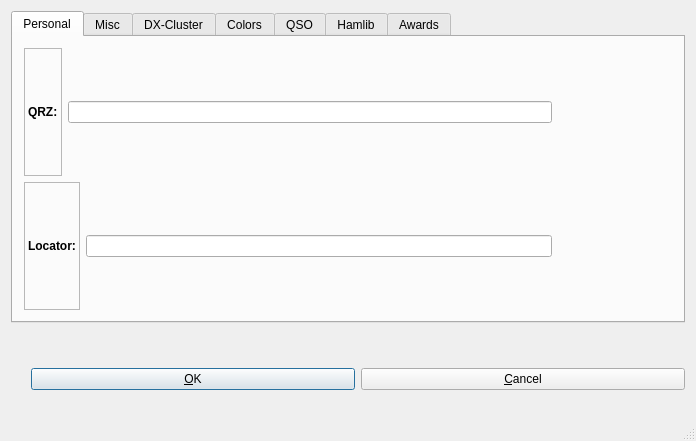
<?xml version="1.0" encoding="UTF-8"?>
<ui version="4.0">
 <class>setup</class>
 <widget class="QDialog" name="setup">
  <property name="geometry">
   <rect>
    <x>0</x>
    <y>0</y>
    <width>696</width>
    <height>441</height>
   </rect>
  </property>
  <property name="windowTitle">
   <string>KLog setup</string>
  </property>
  <property name="sizeGripEnabled">
   <bool>true</bool>
  </property>
  <layout class="QGridLayout">
   <item row="1" column="0">
    <layout class="QHBoxLayout">
     <property name="spacing">
      <number>6</number>
     </property>
     <property name="margin">
      <number>0</number>
     </property>
     <item>
      <spacer name="Qt::Horizontal Spacing2">
       <property name="orientation">
        <enum>Qt::Vertical</enum>
       </property>
       <property name="sizeType">
        <enum>QSizePolicy::Expanding</enum>
       </property>
       <property name="sizeHint" stdset="0">
        <size>
         <width>20</width>
         <height>20</height>
        </size>
       </property>
      </spacer>
     </item>
     <item>
      <widget class="QPushButton" name="buttonOk">
       <property name="text">
        <string>&amp;OK</string>
       </property>
       <property name="shortcut">
        <string/>
       </property>
       <property name="autoDefault">
        <bool>true</bool>
       </property>
       <property name="default">
        <bool>true</bool>
       </property>
      </widget>
     </item>
     <item>
      <widget class="QPushButton" name="buttonCancel">
       <property name="text">
        <string>&amp;Cancel</string>
       </property>
       <property name="shortcut">
        <string/>
       </property>
       <property name="autoDefault">
        <bool>true</bool>
       </property>
      </widget>
     </item>
    </layout>
   </item>
   <item row="0" column="0">
    <widget class="QTabWidget" name="tabWidget2">
     <property name="focusPolicy">
      <enum>Qt::NoFocus</enum>
     </property>
     <property name="currentIndex">
      <number>0</number>
     </property>
     <widget class="QWidget" name="tabPersonal">
      <attribute name="title">
       <string>Personal</string>
      </attribute>
      <layout class="QGridLayout">
       <item row="0" column="0">
        <layout class="QHBoxLayout">
         <item>
          <widget class="QLabel" name="textLabel1">
           <property name="frameShape">
            <enum>QFrame::StyledPanel</enum>
           </property>
           <property name="text">
            <string>&lt;b&gt;QRZ:&lt;/b&gt;</string>
           </property>
           <property name="wordWrap">
            <bool>false</bool>
           </property>
          </widget>
         </item>
         <item>
          <widget class="QLineEdit" name="MyCallkLineEdit"/>
         </item>
         <item>
          <spacer name="spacer2">
           <property name="orientation">
            <enum>Qt::Vertical</enum>
           </property>
           <property name="sizeType">
            <enum>QSizePolicy::Expanding</enum>
           </property>
           <property name="sizeHint" stdset="0">
            <size>
             <width>120</width>
             <height>20</height>
            </size>
           </property>
          </spacer>
         </item>
        </layout>
       </item>
       <item row="1" column="0">
        <layout class="QHBoxLayout">
         <item>
          <widget class="QLabel" name="textLabel2">
           <property name="frameShape">
            <enum>QFrame::StyledPanel</enum>
           </property>
           <property name="text">
            <string>&lt;b&gt;Locator:&lt;/b&gt;</string>
           </property>
           <property name="wordWrap">
            <bool>false</bool>
           </property>
          </widget>
         </item>
         <item>
          <widget class="QLineEdit" name="MyLocatorkLineEdit"/>
         </item>
         <item>
          <spacer name="spacer3">
           <property name="orientation">
            <enum>Qt::Vertical</enum>
           </property>
           <property name="sizeType">
            <enum>QSizePolicy::Expanding</enum>
           </property>
           <property name="sizeHint" stdset="0">
            <size>
             <width>120</width>
             <height>20</height>
            </size>
           </property>
          </spacer>
         </item>
        </layout>
       </item>
      </layout>
     </widget>
     <widget class="QWidget" name="tab">
      <attribute name="title">
       <string>Misc</string>
      </attribute>
      <layout class="QGridLayout" name="gridLayout_5">
       <item row="0" column="0">
        <widget class="QCheckBox" name="checkBoxProgressDialog">
         <property name="font">
          <font>
           <weight>75</weight>
           <bold>true</bold>
          </font>
         </property>
         <property name="toolTip">
          <string>Shows a progress bar but makes the log reading slower</string>
         </property>
         <property name="text">
          <string>Show progress dialog when reading log file</string>
         </property>
         <property name="checked">
          <bool>true</bool>
         </property>
        </widget>
       </item>
       <item row="0" column="1" rowspan="2">
        <widget class="QCheckBox" name="lastFilecheckBox">
         <property name="font">
          <font>
           <weight>75</weight>
           <bold>true</bold>
          </font>
         </property>
         <property name="text">
          <string>Open this file when starting:</string>
         </property>
        </widget>
       </item>
       <item row="1" column="0">
        <widget class="QCheckBox" name="UTCcheckBox">
         <property name="font">
          <font>
           <weight>75</weight>
           <bold>true</bold>
          </font>
         </property>
         <property name="focusPolicy">
          <enum>Qt::NoFocus</enum>
         </property>
         <property name="toolTip">
          <string>If checked the time will be UTC</string>
         </property>
         <property name="text">
          <string>Time in UTC</string>
         </property>
         <property name="checked">
          <bool>true</bool>
         </property>
         <property name="tristate">
          <bool>false</bool>
         </property>
        </widget>
       </item>
       <item row="2" column="1">
        <layout class="QHBoxLayout">
         <item>
          <widget class="QLineEdit" name="filenamekLineEdit">
           <property name="enabled">
            <bool>false</bool>
           </property>
          </widget>
         </item>
         <item>
          <widget class="QPushButton" name="searchFilekPushButton">
           <property name="enabled">
            <bool>false</bool>
           </property>
           <property name="text">
            <string/>
           </property>
          </widget>
         </item>
        </layout>
       </item>
       <item row="3" column="0">
        <layout class="QHBoxLayout">
         <item>
          <widget class="QLabel" name="textLabel1_4">
           <property name="frameShape">
            <enum>QFrame::StyledPanel</enum>
           </property>
           <property name="text">
            <string>&lt;b&gt;Power:&lt;/b&gt;</string>
           </property>
           <property name="wordWrap">
            <bool>false</bool>
           </property>
          </widget>
         </item>
         <item>
          <spacer name="Qt::Horizontal Spacing2_2">
           <property name="orientation">
            <enum>Qt::Vertical</enum>
           </property>
           <property name="sizeType">
            <enum>QSizePolicy::Expanding</enum>
           </property>
           <property name="sizeHint" stdset="0">
            <size>
             <width>120</width>
             <height>30</height>
            </size>
           </property>
          </spacer>
         </item>
         <item>
          <widget class="QSpinBox" name="powerkIntNumInput">
           <property name="maximum">
            <number>10000</number>
           </property>
          </widget>
         </item>
        </layout>
       </item>
       <item row="4" column="0">
        <layout class="QHBoxLayout">
         <item>
          <widget class="QLabel" name="textLabel1_5">
           <property name="frameShape">
            <enum>QFrame::StyledPanel</enum>
           </property>
           <property name="text">
            <string>&lt;b&gt;Band:&lt;/b&gt;</string>
           </property>
           <property name="wordWrap">
            <bool>false</bool>
           </property>
          </widget>
         </item>
         <item>
          <spacer name="Qt::Horizontal Spacing2_2_2">
           <property name="orientation">
            <enum>Qt::Vertical</enum>
           </property>
           <property name="sizeType">
            <enum>QSizePolicy::Expanding</enum>
           </property>
           <property name="sizeHint" stdset="0">
            <size>
             <width>150</width>
             <height>30</height>
            </size>
           </property>
          </spacer>
         </item>
         <item>
          <widget class="QComboBox" name="bandkComboBox">
           <item>
            <property name="text">
             <string>160M</string>
            </property>
           </item>
           <item>
            <property name="text">
             <string>80M</string>
            </property>
           </item>
           <item>
            <property name="text">
             <string>60M</string>
            </property>
           </item>
           <item>
            <property name="text">
             <string>40M</string>
            </property>
           </item>
           <item>
            <property name="text">
             <string>30M</string>
            </property>
           </item>
           <item>
            <property name="text">
             <string>20M</string>
            </property>
           </item>
           <item>
            <property name="text">
             <string>17M</string>
            </property>
           </item>
           <item>
            <property name="text">
             <string>15M</string>
            </property>
           </item>
           <item>
            <property name="text">
             <string>12M</string>
            </property>
           </item>
           <item>
            <property name="text">
             <string>10M</string>
            </property>
           </item>
           <item>
            <property name="text">
             <string>6M</string>
            </property>
           </item>
           <item>
            <property name="text">
             <string>2M</string>
            </property>
           </item>
           <item>
            <property name="text">
             <string>125CM</string>
            </property>
           </item>
           <item>
            <property name="text">
             <string>70CM</string>
            </property>
           </item>
           <item>
            <property name="text">
             <string>33CM</string>
            </property>
           </item>
           <item>
            <property name="text">
             <string>23CM</string>
            </property>
           </item>
           <item>
            <property name="text">
             <string>13CM</string>
            </property>
           </item>
          </widget>
         </item>
        </layout>
       </item>
       <item row="4" column="1" rowspan="2">
        <widget class="QCheckBox" name="realTimeLogCheckBox">
         <property name="font">
          <font>
           <weight>75</weight>
           <bold>true</bold>
          </font>
         </property>
         <property name="text">
          <string>Logging in real time</string>
         </property>
         <property name="checked">
          <bool>true</bool>
         </property>
        </widget>
       </item>
       <item row="5" column="0">
        <layout class="QHBoxLayout">
         <item>
          <widget class="QLabel" name="textLabel2_4">
           <property name="frameShape">
            <enum>QFrame::StyledPanel</enum>
           </property>
           <property name="text">
            <string>&lt;b&gt;Mode:&lt;/b&gt;</string>
           </property>
           <property name="wordWrap">
            <bool>false</bool>
           </property>
          </widget>
         </item>
         <item>
          <spacer name="Qt::Horizontal Spacing2_2_2_2">
           <property name="orientation">
            <enum>Qt::Vertical</enum>
           </property>
           <property name="sizeType">
            <enum>QSizePolicy::Expanding</enum>
           </property>
           <property name="sizeHint" stdset="0">
            <size>
             <width>150</width>
             <height>30</height>
            </size>
           </property>
          </spacer>
         </item>
         <item>
          <widget class="QComboBox" name="modekComboBox">
           <item>
            <property name="text">
             <string>SSB</string>
            </property>
           </item>
           <item>
            <property name="text">
             <string>CW</string>
            </property>
           </item>
           <item>
            <property name="text">
             <string>FM</string>
            </property>
           </item>
           <item>
            <property name="text">
             <string>PSK31</string>
            </property>
           </item>
           <item>
            <property name="text">
             <string>SSTV</string>
            </property>
           </item>
           <item>
            <property name="text">
             <string>RTTY</string>
            </property>
           </item>
           <item>
            <property name="text">
             <string>MTTY</string>
            </property>
           </item>
           <item>
            <property name="text">
             <string>PKT</string>
            </property>
           </item>
           <item>
            <property name="text">
             <string>AM</string>
            </property>
           </item>
           <item>
            <property name="text">
             <string>FAX</string>
            </property>
           </item>
           <item>
            <property name="text">
             <string>HELL</string>
            </property>
           </item>
           <item>
            <property name="text">
             <string>JT44</string>
            </property>
           </item>
           <item>
            <property name="text">
             <string>MT63</string>
            </property>
           </item>
           <item>
            <property name="text">
             <string>CLO</string>
            </property>
           </item>
           <item>
            <property name="text">
             <string>TOR</string>
            </property>
           </item>
           <item>
            <property name="text">
             <string>FSK</string>
            </property>
           </item>
           <item>
            <property name="text">
             <string>MFSK8</string>
            </property>
           </item>
           <item>
            <property name="text">
             <string>MFSK16</string>
            </property>
           </item>
           <item>
            <property name="text">
             <string>HSFK</string>
            </property>
           </item>
           <item>
            <property name="text">
             <string>ATV</string>
            </property>
           </item>
           <item>
            <property name="text">
             <string>PAC</string>
            </property>
           </item>
           <item>
            <property name="text">
             <string>PAC2</string>
            </property>
           </item>
           <item>
            <property name="text">
             <string>PAC3</string>
            </property>
           </item>
           <item>
            <property name="text">
             <string>PSK63</string>
            </property>
           </item>
           <item>
            <property name="text">
             <string>PSK125</string>
            </property>
           </item>
           <item>
            <property name="text">
             <string>Q15</string>
            </property>
           </item>
           <item>
            <property name="text">
             <string>THRB</string>
            </property>
           </item>
           <item>
            <property name="text">
             <string>ASCI</string>
            </property>
           </item>
          </widget>
         </item>
        </layout>
       </item>
      </layout>
     </widget>
     <widget class="QWidget" name="tabCluster">
      <attribute name="title">
       <string>DX-Cluster</string>
      </attribute>
      <layout class="QGridLayout" name="gridLayout_4">
       <item row="2" column="0">
        <spacer name="spacer8_2">
         <property name="orientation">
          <enum>Qt::Vertical</enum>
         </property>
         <property name="sizeType">
          <enum>QSizePolicy::Expanding</enum>
         </property>
         <property name="sizeHint" stdset="0">
          <size>
           <width>329</width>
           <height>31</height>
          </size>
         </property>
        </spacer>
       </item>
       <item row="2" column="1">
        <widget class="QPushButton" name="addDxClusterpushButton">
         <property name="toolTip">
          <string>Add the DX-Cluster server to the list</string>
         </property>
         <property name="text">
          <string>Add</string>
         </property>
        </widget>
       </item>
       <item row="2" column="2">
        <widget class="QPushButton" name="clearDxClusterpushButton">
         <property name="toolTip">
          <string>Clears the text line but also will remove the server from the list if is already added</string>
         </property>
         <property name="text">
          <string>Remove</string>
         </property>
        </widget>
       </item>
       <item row="4" column="0">
        <widget class="QGroupBox" name="groupBox">
         <property name="title">
          <string>Spots</string>
         </property>
         <layout class="QGridLayout" name="gridLayout_2">
          <item row="0" column="0">
           <widget class="QCheckBox" name="HFcheckBox">
            <property name="font">
             <font>
              <weight>75</weight>
              <bold>true</bold>
             </font>
            </property>
            <property name="toolTip">
             <string>Show 1.8-30MHz spots</string>
            </property>
            <property name="text">
             <string>Show HF activity</string>
            </property>
            <property name="checked">
             <bool>true</bool>
            </property>
           </widget>
          </item>
          <item row="1" column="0">
           <widget class="QCheckBox" name="VHFcheckBox">
            <property name="font">
             <font>
              <weight>75</weight>
              <bold>true</bold>
             </font>
            </property>
            <property name="toolTip">
             <string>Show from 50MHz to GHz spots</string>
            </property>
            <property name="text">
             <string>Show V/UHF activity</string>
            </property>
            <property name="checked">
             <bool>true</bool>
            </property>
           </widget>
          </item>
          <item row="2" column="0">
           <widget class="QCheckBox" name="WARCcheckBox">
            <property name="font">
             <font>
              <weight>75</weight>
              <bold>true</bold>
             </font>
            </property>
            <property name="toolTip">
             <string>Show from 50MHz to GHz spots</string>
            </property>
            <property name="text">
             <string>Show WARC activity</string>
            </property>
            <property name="checked">
             <bool>true</bool>
            </property>
           </widget>
          </item>
          <item row="3" column="0">
           <widget class="QCheckBox" name="confirmedcheckBox">
            <property name="font">
             <font>
              <weight>75</weight>
              <bold>true</bold>
             </font>
            </property>
            <property name="toolTip">
             <string>Show from 50MHz to GHz spots</string>
            </property>
            <property name="text">
             <string>Show confirmed</string>
            </property>
            <property name="checked">
             <bool>true</bool>
            </property>
           </widget>
          </item>
          <item row="4" column="0">
           <widget class="QCheckBox" name="SSBcheckBox">
            <property name="font">
             <font>
              <weight>75</weight>
              <bold>true</bold>
             </font>
            </property>
            <property name="toolTip">
             <string>Show from 50MHz to GHz spots</string>
            </property>
            <property name="text">
             <string>Show SSB activity</string>
            </property>
            <property name="checked">
             <bool>true</bool>
            </property>
           </widget>
          </item>
          <item row="5" column="0">
           <widget class="QCheckBox" name="CWcheckBox">
            <property name="font">
             <font>
              <weight>75</weight>
              <bold>true</bold>
             </font>
            </property>
            <property name="toolTip">
             <string>Show from 50MHz to GHz spots</string>
            </property>
            <property name="text">
             <string>Show CW activity</string>
            </property>
            <property name="checked">
             <bool>true</bool>
            </property>
           </widget>
          </item>
         </layout>
        </widget>
       </item>
       <item row="4" column="1" colspan="2">
        <widget class="QGroupBox" name="groupBox_2">
         <property name="title">
          <string>Messages</string>
         </property>
         <layout class="QGridLayout" name="gridLayout_3">
          <item row="0" column="0">
           <widget class="QCheckBox" name="ANNcheckBox">
            <property name="font">
             <font>
              <weight>75</weight>
              <bold>true</bold>
             </font>
            </property>
            <property name="toolTip">
             <string>Show announces</string>
            </property>
            <property name="text">
             <string>Show ANN/FULL messages</string>
            </property>
            <property name="checked">
             <bool>true</bool>
            </property>
           </widget>
          </item>
          <item row="2" column="0">
           <widget class="QCheckBox" name="WCYcheckBox">
            <property name="font">
             <font>
              <weight>75</weight>
              <bold>true</bold>
             </font>
            </property>
            <property name="toolTip">
             <string>Show weather messages</string>
            </property>
            <property name="text">
             <string>Show WCY messages</string>
            </property>
            <property name="checked">
             <bool>true</bool>
            </property>
           </widget>
          </item>
          <item row="3" column="0">
           <widget class="QCheckBox" name="WXcheckBox">
            <property name="font">
             <font>
              <weight>75</weight>
              <bold>true</bold>
             </font>
            </property>
            <property name="toolTip">
             <string>Show weather messages</string>
            </property>
            <property name="text">
             <string>Show WWV messages</string>
            </property>
            <property name="checked">
             <bool>true</bool>
            </property>
           </widget>
          </item>
         </layout>
        </widget>
       </item>
       <item row="1" column="0" colspan="3">
        <widget class="QComboBox" name="dxClustercomboBox">
         <property name="toolTip">
          <string>Select a dx-cluster server.</string>
         </property>
        </widget>
       </item>
      </layout>
     </widget>
     <widget class="QWidget" name="tab">
      <attribute name="title">
       <string>Colors</string>
      </attribute>
      <layout class="QGridLayout">
       <item row="4" column="2">
        <spacer name="spacer10_2">
         <property name="orientation">
          <enum>Qt::Vertical</enum>
         </property>
         <property name="sizeType">
          <enum>QSizePolicy::Expanding</enum>
         </property>
         <property name="sizeHint" stdset="0">
          <size>
           <width>248</width>
           <height>20</height>
          </size>
         </property>
        </spacer>
       </item>
       <item row="0" column="2">
        <spacer name="spacer8">
         <property name="orientation">
          <enum>Qt::Vertical</enum>
         </property>
         <property name="sizeType">
          <enum>QSizePolicy::Expanding</enum>
         </property>
         <property name="sizeHint" stdset="0">
          <size>
           <width>140</width>
           <height>20</height>
          </size>
         </property>
        </spacer>
       </item>
       <item row="3" column="2">
        <spacer name="spacer10_3">
         <property name="orientation">
          <enum>Qt::Vertical</enum>
         </property>
         <property name="sizeType">
          <enum>QSizePolicy::Expanding</enum>
         </property>
         <property name="sizeHint" stdset="0">
          <size>
           <width>326</width>
           <height>20</height>
          </size>
         </property>
        </spacer>
       </item>
       <item row="2" column="0">
        <widget class="QLabel" name="textLabel3">
         <property name="frameShape">
          <enum>QFrame::StyledPanel</enum>
         </property>
         <property name="text">
          <string>&lt;p align=&quot;center&quot;&gt;&lt;b&gt;Needed band&lt;/b&gt;&lt;/p&gt;</string>
         </property>
         <property name="wordWrap">
          <bool>false</bool>
         </property>
        </widget>
       </item>
       <item row="3" column="0">
        <widget class="QLabel" name="textLabel3_2">
         <property name="frameShape">
          <enum>QFrame::StyledPanel</enum>
         </property>
         <property name="text">
          <string>&lt;p align=&quot;center&quot;&gt;&lt;b&gt;New One&lt;/b&gt;&lt;/p&gt;</string>
         </property>
         <property name="wordWrap">
          <bool>false</bool>
         </property>
        </widget>
       </item>
       <item row="1" column="0">
        <widget class="QLabel" name="textLabel2_3">
         <property name="frameShape">
          <enum>QFrame::StyledPanel</enum>
         </property>
         <property name="text">
          <string>&lt;p align=&quot;center&quot;&gt;&lt;b&gt;Worked&lt;/b&gt;&lt;/p&gt;</string>
         </property>
         <property name="wordWrap">
          <bool>false</bool>
         </property>
        </widget>
       </item>
       <item row="0" column="0">
        <widget class="QLabel" name="textLabel1_3">
         <property name="frameShape">
          <enum>QFrame::StyledPanel</enum>
         </property>
         <property name="text">
          <string>&lt;p align=&quot;center&quot;&gt;&lt;b&gt;Confirmed&lt;/b&gt;&lt;/p&gt;</string>
         </property>
         <property name="wordWrap">
          <bool>false</bool>
         </property>
        </widget>
       </item>
       <item row="4" column="0">
        <widget class="QLabel" name="defaulttextLabel">
         <property name="frameShape">
          <enum>QFrame::StyledPanel</enum>
         </property>
         <property name="text">
          <string>&lt;p align=&quot;center&quot;&gt;&lt;b&gt;Default&lt;/b&gt;&lt;/p&gt;</string>
         </property>
         <property name="wordWrap">
          <bool>false</bool>
         </property>
        </widget>
       </item>
       <item row="4" column="1">
        <widget class="QPushButton" name="defaultPushButton">
         <property name="text">
          <string>Click to select</string>
         </property>
        </widget>
       </item>
       <item row="3" column="1">
        <widget class="QPushButton" name="newOnePushButton">
         <property name="text">
          <string>Click to select</string>
         </property>
        </widget>
       </item>
       <item row="2" column="1">
        <widget class="QPushButton" name="neededPushButton">
         <property name="text">
          <string>Click to select</string>
         </property>
        </widget>
       </item>
       <item row="1" column="1">
        <widget class="QPushButton" name="workedPushButton">
         <property name="text">
          <string>Click to select</string>
         </property>
        </widget>
       </item>
       <item row="0" column="1">
        <widget class="QPushButton" name="confirmedPushButton">
         <property name="text">
          <string>Click to select</string>
         </property>
        </widget>
       </item>
       <item row="2" column="2">
        <spacer name="spacer10">
         <property name="orientation">
          <enum>Qt::Vertical</enum>
         </property>
         <property name="sizeType">
          <enum>QSizePolicy::Expanding</enum>
         </property>
         <property name="sizeHint" stdset="0">
          <size>
           <width>300</width>
           <height>20</height>
          </size>
         </property>
        </spacer>
       </item>
       <item row="1" column="2">
        <spacer name="spacer9">
         <property name="orientation">
          <enum>Qt::Vertical</enum>
         </property>
         <property name="sizeType">
          <enum>QSizePolicy::Expanding</enum>
         </property>
         <property name="sizeHint" stdset="0">
          <size>
           <width>300</width>
           <height>20</height>
          </size>
         </property>
        </spacer>
       </item>
      </layout>
     </widget>
     <widget class="QWidget" name="TabPage">
      <attribute name="title">
       <string>QSO</string>
      </attribute>
      <layout class="QGridLayout">
       <item row="0" column="0">
        <widget class="QCheckBox" name="completeWithPreviouscheckBox">
         <property name="enabled">
          <bool>true</bool>
         </property>
         <property name="font">
          <font>
           <weight>75</weight>
           <bold>true</bold>
          </font>
         </property>
         <property name="text">
          <string>Complete data with previous QSOs</string>
         </property>
         <property name="checked">
          <bool>false</bool>
         </property>
        </widget>
       </item>
       <item row="1" column="0">
        <widget class="QCheckBox" name="mandatoryDatacheckBox">
         <property name="enabled">
          <bool>true</bool>
         </property>
         <property name="font">
          <font>
           <weight>75</weight>
           <bold>true</bold>
          </font>
         </property>
         <property name="toolTip">
          <string>Mandatory data is: QRZ, date, time, band, mode, RST(rx) &amp; RST (tx)</string>
         </property>
         <property name="text">
          <string>Requires the mandatory fields in ALL QSO</string>
         </property>
         <property name="checked">
          <bool>false</bool>
         </property>
        </widget>
       </item>
      </layout>
     </widget>
     <widget class="QWidget" name="TabPage">
      <attribute name="title">
       <string>Hamlib</string>
      </attribute>
      <layout class="QGridLayout">
       <item row="1" column="0">
        <layout class="QHBoxLayout">
         <item>
          <widget class="QLabel" name="textLabel1_8">
           <property name="sizePolicy">
            <sizepolicy hsizetype="Fixed" vsizetype="Fixed">
             <horstretch>0</horstretch>
             <verstretch>0</verstretch>
            </sizepolicy>
           </property>
           <property name="text">
            <string>Transceiver:</string>
           </property>
           <property name="wordWrap">
            <bool>false</bool>
           </property>
          </widget>
         </item>
         <item>
          <widget class="QComboBox" name="comboBoxTrvList"/>
         </item>
        </layout>
       </item>
       <item row="2" column="0">
        <layout class="QHBoxLayout">
         <item>
          <widget class="QLabel" name="textLabel1_7">
           <property name="text">
            <string>Device:</string>
           </property>
           <property name="wordWrap">
            <bool>false</bool>
           </property>
          </widget>
         </item>
         <item>
          <widget class="QLineEdit" name="devicelineEdit">
           <property name="text">
            <string>/dev/ttyS0</string>
           </property>
          </widget>
         </item>
         <item>
          <widget class="QComboBox" name="comboBoxTrvSpeedList">
           <item>
            <property name="text">
             <string>1200</string>
            </property>
           </item>
           <item>
            <property name="text">
             <string>2400</string>
            </property>
           </item>
           <item>
            <property name="text">
             <string>4800</string>
            </property>
           </item>
           <item>
            <property name="text">
             <string>9600</string>
            </property>
           </item>
           <item>
            <property name="text">
             <string>19200</string>
            </property>
           </item>
           <item>
            <property name="text">
             <string>38400</string>
            </property>
           </item>
           <item>
            <property name="text">
             <string>57600</string>
            </property>
           </item>
           <item>
            <property name="text">
             <string>115200</string>
            </property>
           </item>
          </widget>
         </item>
        </layout>
       </item>
       <item row="0" column="0">
        <layout class="QHBoxLayout">
         <item>
          <widget class="QCheckBox" name="hamlibcheckBox">
           <property name="text">
            <string>Activate Hamlib</string>
           </property>
          </widget>
         </item>
         <item>
          <widget class="QSpinBox" name="hamlibIntervalspinBox">
           <property name="maximum">
            <number>10000</number>
           </property>
           <property name="value">
            <number>200</number>
           </property>
          </widget>
         </item>
         <item>
          <widget class="QLabel" name="textLabel1_6">
           <property name="text">
            <string>Pool hamlib each (msecs)</string>
           </property>
           <property name="wordWrap">
            <bool>false</bool>
           </property>
          </widget>
         </item>
        </layout>
       </item>
      </layout>
     </widget>
     <widget class="QWidget" name="TabPage">
      <attribute name="title">
       <string>Awards</string>
      </attribute>
      <layout class="QGridLayout" name="gridLayout">
       <item row="0" column="0" colspan="3">
        <widget class="QLineEdit" name="awardFilenamekLineEdit"/>
       </item>
       <item row="0" column="3">
        <widget class="QToolButton" name="awardFilekToolButton">
         <property name="enabled">
          <bool>true</bool>
         </property>
         <property name="text">
          <string/>
         </property>
        </widget>
       </item>
       <item row="1" column="0">
        <widget class="QPushButton" name="awardAddpushButton">
         <property name="text">
          <string>Add</string>
         </property>
        </widget>
       </item>
       <item row="1" column="1">
        <widget class="QPushButton" name="awardClearpushButton">
         <property name="text">
          <string>Clear</string>
         </property>
        </widget>
       </item>
       <item row="1" column="2">
        <spacer name="spacer4_2">
         <property name="orientation">
          <enum>Qt::Vertical</enum>
         </property>
         <property name="sizeType">
          <enum>QSizePolicy::Expanding</enum>
         </property>
         <property name="sizeHint" stdset="0">
          <size>
           <width>360</width>
           <height>20</height>
          </size>
         </property>
        </spacer>
       </item>
       <item row="1" column="3">
        <widget class="QPushButton" name="awardRemovepushButton">
         <property name="text">
          <string>Remove</string>
         </property>
        </widget>
       </item>
       <item row="2" column="0" colspan="4">
        <widget class="QTreeWidget" name="awardTreeWidget">
         <column>
          <property name="text">
           <string>Number</string>
          </property>
         </column>
         <column>
          <property name="text">
           <string>Award</string>
          </property>
         </column>
         <column>
          <property name="text">
           <string>Entity</string>
          </property>
         </column>
         <column>
          <property name="text">
           <string>File</string>
          </property>
         </column>
        </widget>
       </item>
      </layout>
     </widget>
    </widget>
   </item>
  </layout>
 </widget>
 <layoutdefault spacing="6" margin="11"/>
 <tabstops>
  <tabstop>HFcheckBox</tabstop>
  <tabstop>VHFcheckBox</tabstop>
  <tabstop>ANNcheckBox</tabstop>
  <tabstop>buttonOk</tabstop>
  <tabstop>buttonCancel</tabstop>
  <tabstop>tabWidget2</tabstop>
 </tabstops>
 <resources/>
 <connections>
  <connection>
   <sender>buttonOk</sender>
   <signal>clicked()</signal>
   <receiver>setup</receiver>
   <slot>slotOkBtnClicked()</slot>
   <hints>
    <hint type="sourcelabel">
     <x>244</x>
     <y>391</y>
    </hint>
    <hint type="destinationlabel">
     <x>20</x>
     <y>20</y>
    </hint>
   </hints>
  </connection>
  <connection>
   <sender>buttonCancel</sender>
   <signal>clicked()</signal>
   <receiver>setup</receiver>
   <slot>reject()</slot>
   <hints>
    <hint type="sourcelabel">
     <x>457</x>
     <y>391</y>
    </hint>
    <hint type="destinationlabel">
     <x>20</x>
     <y>20</y>
    </hint>
   </hints>
  </connection>
  <connection>
   <sender>awardClearpushButton</sender>
   <signal>clicked()</signal>
   <receiver>setup</receiver>
   <slot>slotAwardClearButtonClicked()</slot>
   <hints>
    <hint type="sourcelabel">
     <x>105</x>
     <y>79</y>
    </hint>
    <hint type="destinationlabel">
     <x>20</x>
     <y>20</y>
    </hint>
   </hints>
  </connection>
  <connection>
   <sender>awardRemovepushButton</sender>
   <signal>clicked()</signal>
   <receiver>setup</receiver>
   <slot>slotAwardRemoveButtonClicked()</slot>
   <hints>
    <hint type="sourcelabel">
     <x>560</x>
     <y>79</y>
    </hint>
    <hint type="destinationlabel">
     <x>20</x>
     <y>20</y>
    </hint>
   </hints>
  </connection>
  <connection>
   <sender>clearDxClusterpushButton</sender>
   <signal>clicked()</signal>
   <receiver>setup</receiver>
   <slot>slotClearDxClusterPushButtonClicked()</slot>
   <hints>
    <hint type="sourcelabel">
     <x>31</x>
     <y>74</y>
    </hint>
    <hint type="destinationlabel">
     <x>20</x>
     <y>20</y>
    </hint>
   </hints>
  </connection>
  <connection>
   <sender>addDxClusterpushButton</sender>
   <signal>clicked()</signal>
   <receiver>setup</receiver>
   <slot>slotAddDxClusterPushButtonClicked()</slot>
   <hints>
    <hint type="sourcelabel">
     <x>31</x>
     <y>74</y>
    </hint>
    <hint type="destinationlabel">
     <x>20</x>
     <y>20</y>
    </hint>
   </hints>
  </connection>
  <connection>
   <sender>searchFilekPushButton</sender>
   <signal>clicked()</signal>
   <receiver>setup</receiver>
   <slot>slotFileNameClicked()</slot>
   <hints>
    <hint type="sourcelabel">
     <x>31</x>
     <y>55</y>
    </hint>
    <hint type="destinationlabel">
     <x>20</x>
     <y>20</y>
    </hint>
   </hints>
  </connection>
  <connection>
   <sender>lastFilecheckBox</sender>
   <signal>clicked()</signal>
   <receiver>setup</receiver>
   <slot>slotOpenFileButtonClicked()</slot>
   <hints>
    <hint type="sourcelabel">
     <x>31</x>
     <y>55</y>
    </hint>
    <hint type="destinationlabel">
     <x>20</x>
     <y>20</y>
    </hint>
   </hints>
  </connection>
  <connection>
   <sender>confirmedPushButton</sender>
   <signal>clicked()</signal>
   <receiver>setup</receiver>
   <slot>slotConfirmedColorPushButton()</slot>
   <hints>
    <hint type="sourcelabel">
     <x>168</x>
     <y>56</y>
    </hint>
    <hint type="destinationlabel">
     <x>20</x>
     <y>20</y>
    </hint>
   </hints>
  </connection>
  <connection>
   <sender>neededPushButton</sender>
   <signal>clicked()</signal>
   <receiver>setup</receiver>
   <slot>slotNeededColorPushButton()</slot>
   <hints>
    <hint type="sourcelabel">
     <x>168</x>
     <y>181</y>
    </hint>
    <hint type="destinationlabel">
     <x>20</x>
     <y>20</y>
    </hint>
   </hints>
  </connection>
  <connection>
   <sender>workedPushButton</sender>
   <signal>clicked()</signal>
   <receiver>setup</receiver>
   <slot>slotWorkedColorPushButton()</slot>
   <hints>
    <hint type="sourcelabel">
     <x>168</x>
     <y>118</y>
    </hint>
    <hint type="destinationlabel">
     <x>20</x>
     <y>20</y>
    </hint>
   </hints>
  </connection>
  <connection>
   <sender>defaultPushButton</sender>
   <signal>clicked()</signal>
   <receiver>setup</receiver>
   <slot>slotDefaultColorPushButton()</slot>
   <hints>
    <hint type="sourcelabel">
     <x>168</x>
     <y>305</y>
    </hint>
    <hint type="destinationlabel">
     <x>20</x>
     <y>20</y>
    </hint>
   </hints>
  </connection>
  <connection>
   <sender>awardAddpushButton</sender>
   <signal>clicked()</signal>
   <receiver>setup</receiver>
   <slot>slotAddButtonClicked()</slot>
   <hints>
    <hint type="sourcelabel">
     <x>31</x>
     <y>79</y>
    </hint>
    <hint type="destinationlabel">
     <x>20</x>
     <y>20</y>
    </hint>
   </hints>
  </connection>
  <connection>
   <sender>newOnePushButton</sender>
   <signal>clicked()</signal>
   <receiver>setup</receiver>
   <slot>slotNewOneColorPushButton()</slot>
   <hints>
    <hint type="sourcelabel">
     <x>168</x>
     <y>243</y>
    </hint>
    <hint type="destinationlabel">
     <x>20</x>
     <y>20</y>
    </hint>
   </hints>
  </connection>
 </connections>
</ui>
